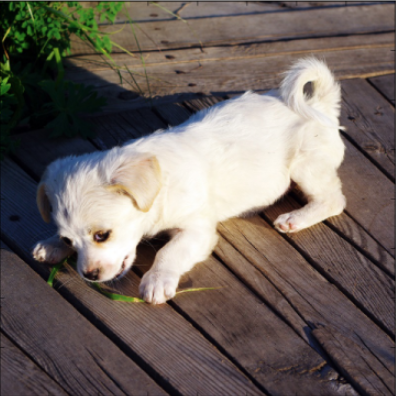
#> input picture datas/dog.png, 396 x 396 px
$ python image.py
#> lines starting #> are read from the running program, lines starting #| are printed output that depends on the picture
#!/usr/bin/env python
# -*- coding: utf-8 -*-
# @Time    : 2017/10/13 上午11:50
# @Author  : guifeng(guifeng.mo@eyespage.cn)
# @File    : image.py
import matplotlib.pyplot as plt

# 读取一张小白狗的照片并显示
plt.figure('A Little White Dog')
little_dog_img = plt.imread('../../datas/dog.png')
#> little_dog_img is the input picture: shape (396, 396, 4) float32; mean R, G, B, A 0.439, 0.399, 0.377, 1
plt.imshow(little_dog_img)

# Z是上小节生成的随机图案，img0就是Z，img1是Z做了个简单的变换
img0 = little_dog_img
img1 = 3 * little_dog_img + 4

# cmap指定为'gray'用来显示灰度图
fig = plt.figure('Auto Normalized Visualization')
ax0 = fig.add_subplot(121)
ax0.imshow(img0, cmap='gray')

ax1 = fig.add_subplot(122)
ax1.imshow(img1, cmap='gray')

plt.show()
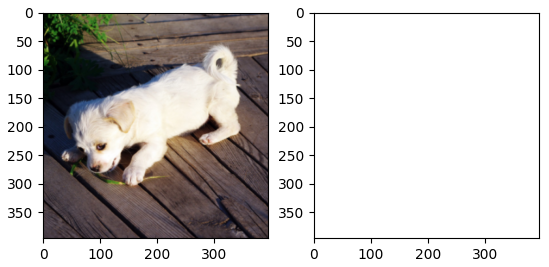
#> figure drawn by matplotlib, 2 panels
